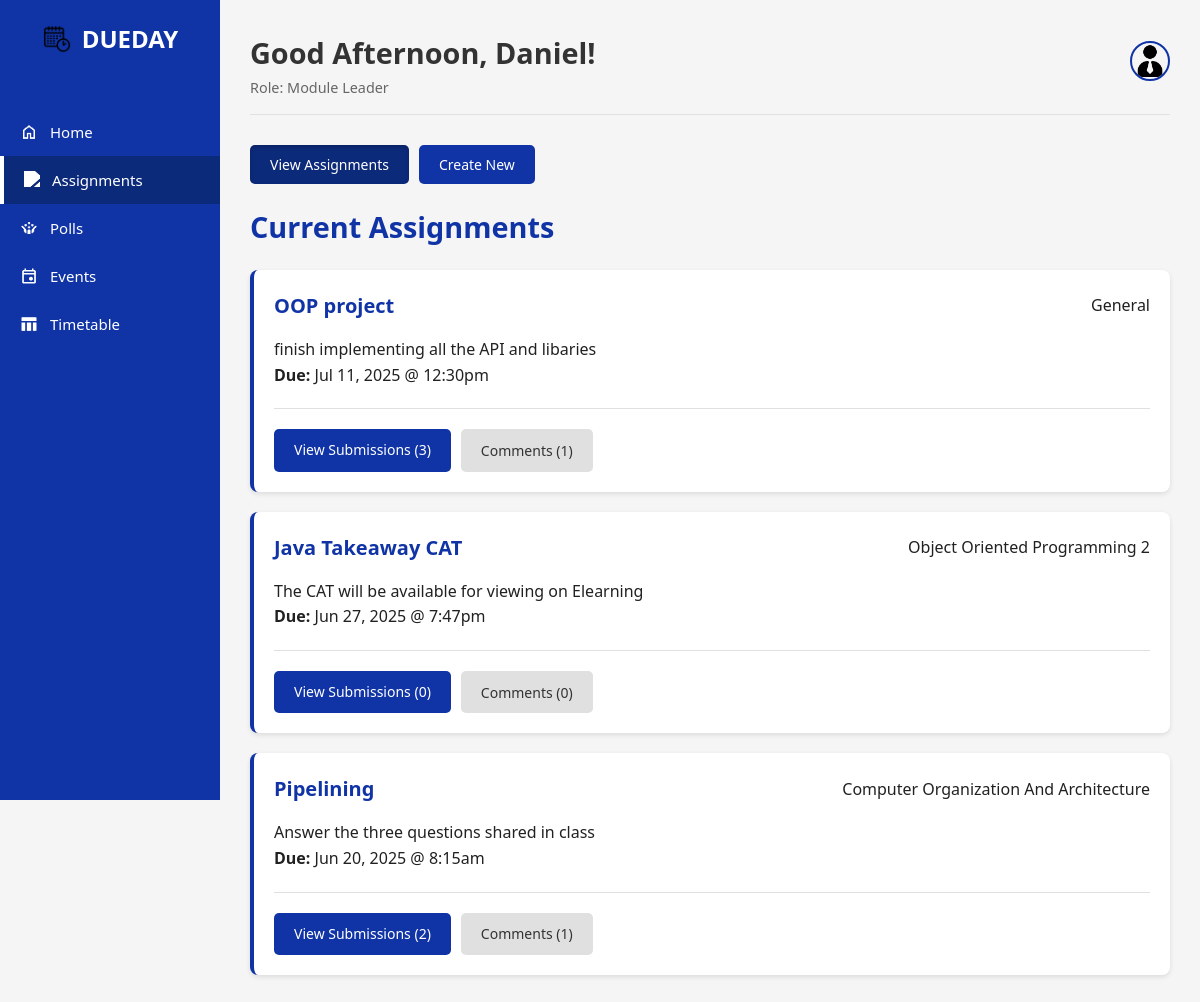
Screenshot of /assignment.php (signed in) with the database file from the repository.
### tables this page shows
CREATE TABLE `assignments` (
  `Assignment_ID` int(11) NOT NULL,
  `Assignment_Creator_ID` int(11) NOT NULL,
  `Class_ID` int(11) DEFAULT NULL,
  `Assignment_Title` varchar(100) NOT NULL,
  `Assignment_Description` text DEFAULT NULL,
  `Assignment_DueDate` datetime NOT NULL,
  `Assignment_Marks` int(11) DEFAULT NULL,
  `Assignment_Instructions` text DEFAULT NULL
);

CREATE TABLE `classes` (
  `Class_ID` int(11) NOT NULL,
  `Class_Name` varchar(100) NOT NULL
);

### assignment.php (the view, shortened to what this page needs)
<?php
require_once 'templates/header.php';
$is_module_leader = ($user_role === 'Module Leader');
$assignments = $conn->query("
    SELECT a.*, c.Class_Name,
    (SELECT COUNT(*) FROM Assignment_Submission_Data WHERE Assignment_ID = a.Assignment_ID) as submission_count,
    (SELECT COUNT(*) FROM Assignment_Comments WHERE Assignment_ID = a.Assignment_ID) as comment_count
    FROM Assignments a
    LEFT JOIN Classes c ON a.Class_ID = c.Class_ID
    GROUP BY a.Assignment_ID
    ORDER BY a.Assignment_DueDate DESC
")->fetch_all(MYSQLI_ASSOC);
?>
<?php if ($is_module_leader): ?>
<div class="page-actions">
    <button class="btn" id="viewBtn">View Assignments</button>
    <button class="btn" id="createBtn">Create New</button>
</div>
<?php endif; ?>
<div id="viewSection" class="assignment-view">
    <h2 class="section-title">Current Assignments</h2>
    <?php if (empty($assignments)): ?><p>No assignments have been posted yet.</p><?php else: foreach ($assignments as $assignment): ?>
        <div class="card">
            <div class="card__header"><h3 class="card__title"><?php echo htmlspecialchars($assignment['Assignment_Title']); ?></h3><span class="card__meta-tag"><?php echo htmlspecialchars($assignment['Class_Name'] ?? 'General'); ?></span></div>
            <div class="card__body"><p><?php echo nl2br(htmlspecialchars($assignment['Assignment_Description'])); ?></p><div class="due-date"><strong>Due:</strong> <?php echo date('M d, Y @ g:ia', strtotime($assignment['Assignment_DueDate'])); ?></div></div>
            <div class="card__footer">
                <?php if ($is_module_leader): ?>
                    <a href="view_submissions.php?id=<?php echo $assignment['Assignment_ID']; ?>" class="btn">View Submissions (<?php echo $assignment['submission_count']; ?>)</a>
                <?php endif; ?>
                <button class="btn btn--secondary comments-btn" data-modal-target="commentsModal" data-assignment-id="<?php echo $assignment['Assignment_ID']; ?>">
                    Comments (<?php echo $assignment['comment_count']; ?>)
                </button>
            </div>
        </div>
    <?php endforeach; endif; ?>
</div>
<?php
require_once 'templates/footer.php';
?>

### assets/css/style.css (style rules this page uses)
:root { --egyptian-blue: #1034A6; --egyptian-blue-light: #2a4cb3; --egyptian-blue-dark: #0c2a7a; --light-gray: #f5f5f5; --medium-gray: #e0e0e0; --dark-gray: #333333; --white: #ffffff; --success: #4CAF50; --warning: #FFC107; --danger: #F44336; --navy-shadow: rgba(16, 52, 166, 0.1); --text-primary: #212121; --text-secondary: #666666; }
* { margin: 0; padding: 0; box-sizing: border-box; font-family: 'Segoe UI', Tahoma, Geneva, Verdana, sans-serif; }
body { background-color: var(--light-gray); color: var(--text-primary); line-height: 1.6; }
.section-title { color: var(--egyptian-blue); margin-bottom: 20px; font-size: 1.8rem; }
.page-actions { display: flex; gap: 10px; margin-bottom: 20px; }
.btn { background-color: var(--egyptian-blue); color: white; border: none; padding: 10px 20px; border-radius: 5px; cursor: pointer; font-size: 14px; font-weight: 500; display: inline-flex; align-items: center; gap: 8px; transition: background-color 0.3s, box-shadow 0.3s; text-decoration: none; }
.btn.is-active { background-color: var(--egyptian-blue-dark); color: var(--white); box-shadow: inset 0 2px 4px rgba(0, 0, 0, 0.2); cursor: default; }
.btn--secondary { background-color: var(--medium-gray); color: var(--dark-gray); }
.card { background-color: white; border-radius: 8px; padding: 20px; margin-bottom: 20px; box-shadow: 0 2px 5px rgba(0,0,0,0.1); border-left: 4px solid var(--egyptian-blue); }
.card__header { display: flex; justify-content: space-between; align-items: center; margin-bottom: 15px; }
.card__title { color: var(--egyptian-blue); font-size: 20px; }
.card__body { margin-bottom: 15px; }
.card__footer { margin-top: 20px; padding-top: 20px; border-top: 1px solid var(--medium-gray); display: flex; gap: 10px; flex-wrap: wrap; }
.is-active { display: block !important; }

### rows the page displays
assignments: Assignment_Title "OOP project", Class_Name "General", Assignment_Description "finish implementing all the API and libaries", Assignment_DueDate "Jul 11, 2025 @ 12:30pm", submission_count "3", comment_count "1"
assignments: Assignment_Title "Java Takeaway CAT", Class_ID.Class_Name "Object Oriented Programming 2", Assignment_Description "The CAT will be available for viewing on Elearning", Assignment_DueDate "Jun 27, 2025 @ 7:47pm", submission_count "0", comment_count "0"
assignments: Assignment_Title "Pipelining", Class_ID.Class_Name "Computer Organization And Architecture", Assignment_Description "Answer the three questions shared in class", Assignment_DueDate "Jun 20, 2025 @ 8:15am", submission_count "2", comment_count "1"

### other values shown
$time_based_greeting "Good Afternoon,"
$user_fname "Daniel"
$user_role "Module Leader"
